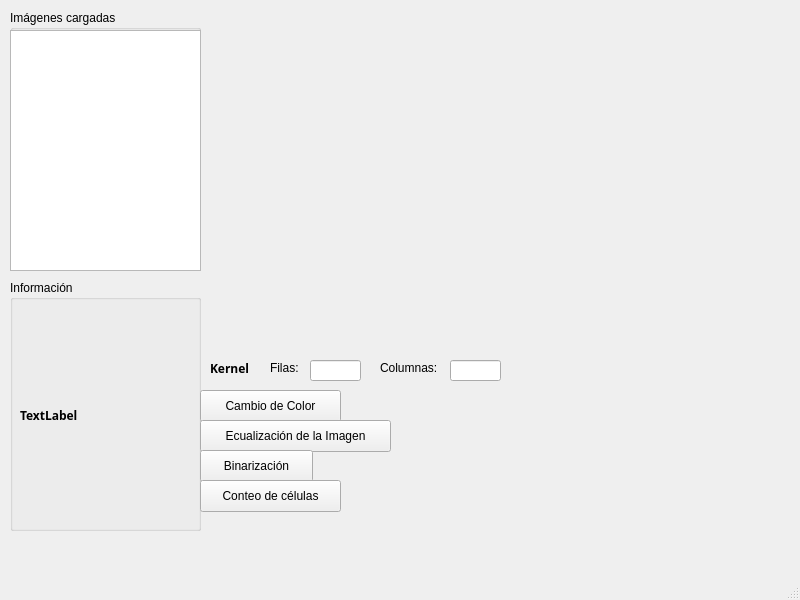
<?xml version="1.0" encoding="UTF-8"?>
<ui version="4.0">
 <class>MainWindow</class>
 <widget class="QMainWindow" name="MainWindow">
  <property name="geometry">
   <rect>
    <x>0</x>
    <y>0</y>
    <width>800</width>
    <height>600</height>
   </rect>
  </property>
  <property name="windowTitle">
   <string>MainWindow</string>
  </property>
  <widget class="QWidget" name="centralwidget">
   <widget class="QGroupBox" name="groupBox">
    <property name="geometry">
     <rect>
      <x>10</x>
      <y>280</y>
      <width>191</width>
      <height>251</height>
     </rect>
    </property>
    <property name="title">
     <string>Información</string>
    </property>
    <widget class="QLabel" name="label_2">
     <property name="geometry">
      <rect>
       <x>10</x>
       <y>30</y>
       <width>171</width>
       <height>211</height>
      </rect>
     </property>
     <property name="font">
      <font>
       <family>Arial Black</family>
       <weight>75</weight>
       <bold>true</bold>
      </font>
     </property>
     <property name="text">
      <string>TextLabel</string>
     </property>
    </widget>
   </widget>
   <widget class="QGroupBox" name="groupBox_2">
    <property name="geometry">
     <rect>
      <x>10</x>
      <y>10</y>
      <width>191</width>
      <height>261</height>
     </rect>
    </property>
    <property name="title">
     <string>Imágenes cargadas</string>
    </property>
    <widget class="QListView" name="listView">
     <property name="geometry">
      <rect>
       <x>0</x>
       <y>20</y>
       <width>191</width>
       <height>241</height>
      </rect>
     </property>
    </widget>
   </widget>
   <widget class="QWidget" name="campo_grafico" native="true">
    <property name="geometry">
     <rect>
      <x>210</x>
      <y>30</y>
      <width>561</width>
      <height>321</height>
     </rect>
    </property>
   </widget>
   <widget class="QLabel" name="label">
    <property name="geometry">
     <rect>
      <x>210</x>
      <y>360</y>
      <width>60</width>
      <height>16</height>
     </rect>
    </property>
    <property name="font">
     <font>
      <family>Arial Black</family>
      <weight>75</weight>
      <bold>true</bold>
     </font>
    </property>
    <property name="text">
     <string>Kernel</string>
    </property>
   </widget>
   <widget class="QLabel" name="label_3">
    <property name="geometry">
     <rect>
      <x>270</x>
      <y>360</y>
      <width>41</width>
      <height>16</height>
     </rect>
    </property>
    <property name="text">
     <string>Filas:</string>
    </property>
   </widget>
   <widget class="QLabel" name="label_4">
    <property name="geometry">
     <rect>
      <x>380</x>
      <y>360</y>
      <width>71</width>
      <height>16</height>
     </rect>
    </property>
    <property name="text">
     <string>Columnas:</string>
    </property>
   </widget>
   <widget class="QLineEdit" name="lineEdit">
    <property name="geometry">
     <rect>
      <x>310</x>
      <y>360</y>
      <width>51</width>
      <height>21</height>
     </rect>
    </property>
   </widget>
   <widget class="QLineEdit" name="lineEdit_2">
    <property name="geometry">
     <rect>
      <x>450</x>
      <y>360</y>
      <width>51</width>
      <height>21</height>
     </rect>
    </property>
   </widget>
   <widget class="QPushButton" name="pushButton">
    <property name="geometry">
     <rect>
      <x>200</x>
      <y>390</y>
      <width>141</width>
      <height>32</height>
     </rect>
    </property>
    <property name="text">
     <string>Cambio de Color</string>
    </property>
   </widget>
   <widget class="QPushButton" name="pushButton_2">
    <property name="geometry">
     <rect>
      <x>200</x>
      <y>420</y>
      <width>191</width>
      <height>32</height>
     </rect>
    </property>
    <property name="text">
     <string>Ecualización de la Imagen</string>
    </property>
   </widget>
   <widget class="QPushButton" name="pushButton_3">
    <property name="geometry">
     <rect>
      <x>200</x>
      <y>450</y>
      <width>113</width>
      <height>32</height>
     </rect>
    </property>
    <property name="text">
     <string>Binarización</string>
    </property>
   </widget>
   <widget class="QPushButton" name="pushButton_4">
    <property name="geometry">
     <rect>
      <x>200</x>
      <y>480</y>
      <width>141</width>
      <height>32</height>
     </rect>
    </property>
    <property name="text">
     <string>Conteo de células</string>
    </property>
   </widget>
  </widget>
  <widget class="QMenuBar" name="menubar">
   <property name="geometry">
    <rect>
     <x>0</x>
     <y>0</y>
     <width>800</width>
     <height>42</height>
    </rect>
   </property>
  </widget>
  <widget class="QStatusBar" name="statusbar"/>
  <action name="actionjpg_png">
   <property name="text">
    <string>jpg/png</string>
   </property>
  </action>
  <action name="actionDicom">
   <property name="text">
    <string>Dicom</string>
   </property>
  </action>
  <action name="actionNifti">
   <property name="text">
    <string>Nifti</string>
   </property>
  </action>
 </widget>
 <resources/>
 <connections/>
</ui>
